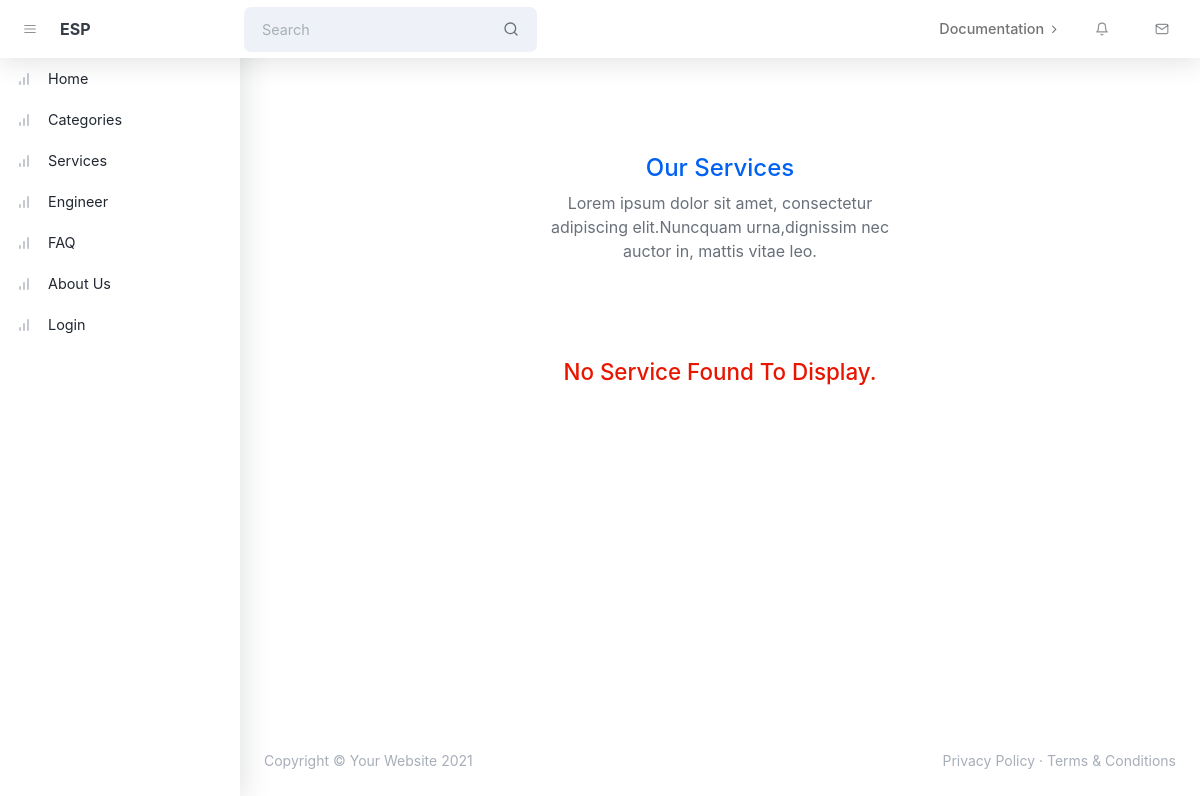
/service_list.php, run on an earlier commit of the app's database.
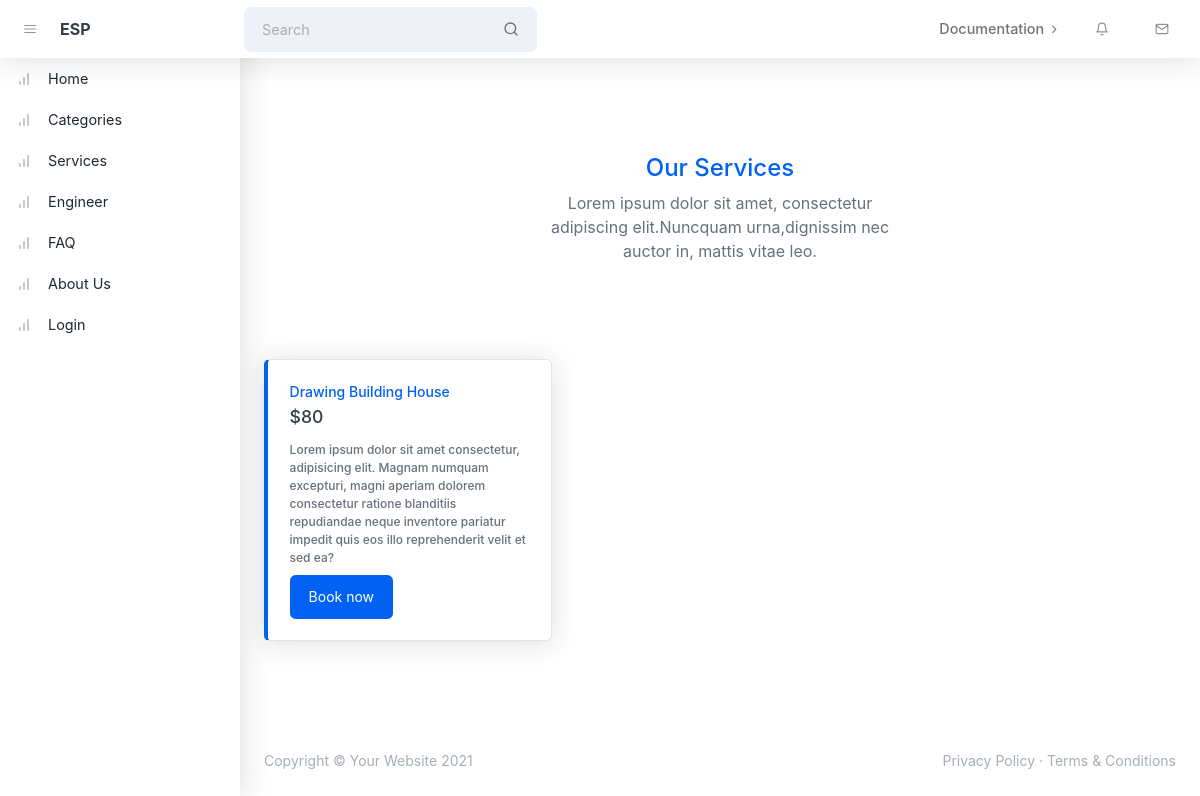
And on a later commit of the database.
### tables this page shows
CREATE TABLE `service` (
  `id` int(11) NOT NULL,
  `engineer_id` int(11) NOT NULL,
  `service_type_id` int(11) NOT NULL,
  `name` varchar(255) NOT NULL,
  `price` double NOT NULL,
  `detail` varchar(4000) NOT NULL,
  `image` varchar(255) DEFAULT NULL
);

### includes/lib.php (called while the page is built, shortened)
<?php
include("config.php");
function select($statment)
{
    global $mysqlilink;
    $query = $statment;
    $res = mysqli_query($mysqlilink,$query) or die('<center><div>wrong in connect with server</div>'.mysqli_error($mysqlilink)."</center>");
	$list = [];
    while($row=mysqli_fetch_array($res,MYSQLI_BOTH))
    {
      $list[] = $row;
	}
	 return $list;
}
function selectAndOrder($statment ,$columns = "id" , $type = "asc")
{
    return select("$statment order by $columns $type");
}
?>

### includes/service.php (called while the page is built, shortened)
<?php
function getAllServices()
{
	return selectAndOrder("select * from service","id","desc");
}
?>

### includes/config.php (called while the page is built, shortened)
<?php
	$PATH_SERVER 			= 'http://localhost:90/ESP/';
	$PATH_CUSTOMER 			= $PATH_SERVER . 'customer/';
?>

### service_list.php (the view, shortened to what this page needs)
<?php
  include('includes/lib.php');
  include('includes/service.php');
  ?>
<?php include('template/header.php'); ?>
<?php include('template/startNavbar.php'); ?>
<main class="page">
    <header class="py-10 mb-0 ">
        <div class="container-xl px-4 text-center">
            <div class="row">
                <div class="col-12">
                    <div class="text-center ">
                        <h1 class="text-primary">Our Services</h1>
                        <p class="m-auto mb-0 mt-0 col-lg-5">Lorem ipsum dolor sit amet, consectetur adipiscing
                            elit.Nuncquam urna,dignissim
                            nec auctor in, mattis vitae leo.
                        </p>
                    </div>
                </div>
            </div>
        </div>
    </header>
    <div class="container-xl px-4">
        <div class="row">
            <?php
                    if(isset($_GET['service_type_id']) && !empty($_GET['service_type_id']))
                        $all = getAllServicesByTypeID($_GET['service_type_id']);
                    else
                        $all = getAllServices();
                    if(!(count($all) > 0)) echo '<div class="col text-center"> <h2 class="text-danger" >No Service Found To Display. </h2></div>';
                    else{
                        foreach($all as  $row)
                        {
                ?>
            <div class="col-xl-4 col-md-6 mb-4">
                <div class="card border-start-lg border-start-primary">
                    <div class="card-body">
                        <div class="d-flex align-items-center">
                            <div class="flex-grow-1">
                                <div class="small fw-bold text-primary mb-1"><?php echo $row['name']; ?></div>
                                <div class="h5">$<?php echo $row['price']; ?></div>
                                <div class="text-xs fw-bold d-inline-flex align-items-center">
                                    <?php echo $row['detail']; ?>
                                </div>
                            </div>
                        </div>
                        <div>
                            <a class="btn btn-primary mt-2"
                                href="<?php echo $PATH_CUSTOMER; ?>service.php?id=<?php echo $row['id']; ?>"> Book now
                            </a>
                        </div>
                    </div>
                </div>
            </div>
            <?php }}?>
        </div>
    </div>
</main>
<?php include('template/footer.php') ?>

What changed in the data, as far as the page shows it:
added service: name "Drawing Building House", price "80", detail "Lorem ipsum dolor sit amet consectetur, adipisicing elit. Magnam numquam excepturi, magni aperiam dolorem consectetur ratione blanditiis repudiandae neque inventore pariatur impedit quis eos illo reprehenderit velit et sed ea?"
Also different on the page:
text no longer shown: "No Service Found To Display."
